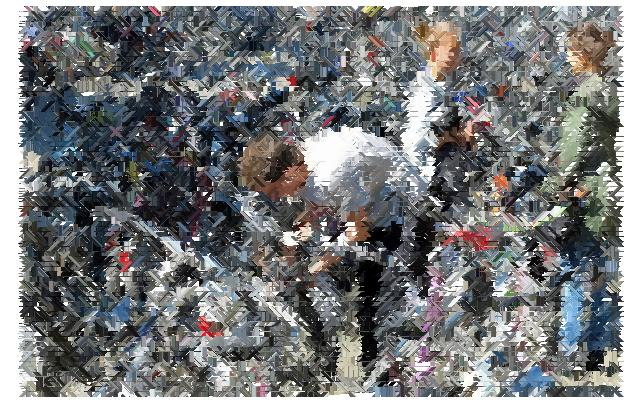
%> input picture projet/code/bikes_test_ones.jpg, 640 x 417 px
$ octave --eval "result = harris(imread('../../projet/code/bikes_test_ones.jpg'));"   (GNU Octave 9; MATLAB toolbox functions it lacks are replaced by stand-ins)
%> lines starting %> are read from the running program, lines starting %| are printed output that depends on the picture; in (x1, y1, x2, y2) boxes, pixels count from 0 and x2, y2 are one past the last pixel; in counts of white or black regions, pixels touching at a corner belong together; the program's own positions count from 1

% Sample code for detecting Harris corners, following
% Brown et al, CVPR 2005
%        by Alyosha Efros, so probably buggy...

function [x,y,v] = harris(imrgb);
im = im2double(rgb2gray(imrgb));
g1 = fspecial('gaussian', 9,1);  % Gaussian with sigma_d
g2 = fspecial('gaussian', 11,1.5); % Gaussian with sigma_i
img1 = conv2(im,g1,'same');  % blur image with sigma_d
Ix = conv2(img1,[-1 0 1],'same');  % take x derivative
Iy = conv2(img1,[-1;0;1],'same');  % take y derivative

% Compute elements of the Harris matrix H
%%% we can use blur instead of the summing window
Ix2 = conv2(Ix.*Ix,g2,'same');
Iy2 = conv2(Iy.*Iy,g2,'same');
IxIy = conv2(Ix.*Iy,g2,'same');
R = (Ix2.*Iy2 - IxIy.*IxIy) ... % det(H)
    ./ (Ix2 + Iy2 + eps);       % trace(H) + epsilon

% don't want corners close to image border
R([1:15, end-16:end], :) = 0;
R(:,[1:15,end-16:end]) = 0;

% non-maxima supression within 3x3 windows
nonmax = inline('max(x)');
Rmax = colfilt(R,[3 3],'sliding',nonmax); % find neighbrhood max
Rnm = R.*(R == Rmax);  % supress non-max

% extract all interest points
[y,x,v] = find(Rnm);

% show 'em
imagesc(im);
colormap(gray);
hold on;
plot(x,y,'r.');
hold off;
%> in harris, `img1 = conv2(im,g1,'same');`:
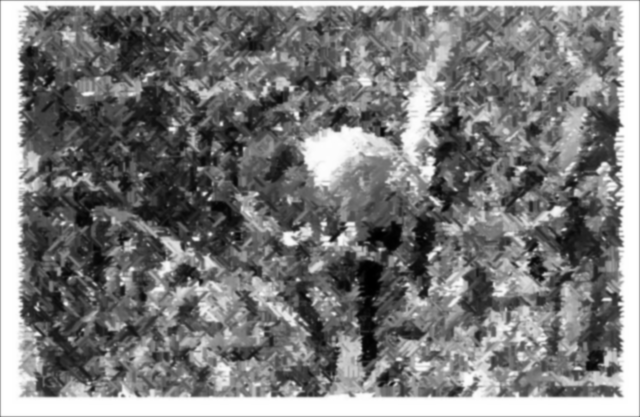
%> img1: size 417x640 double; min 6e-07, max 1, mean 0.486
%> in harris, `Ix = conv2(img1,[-1 0 1],'same');`:
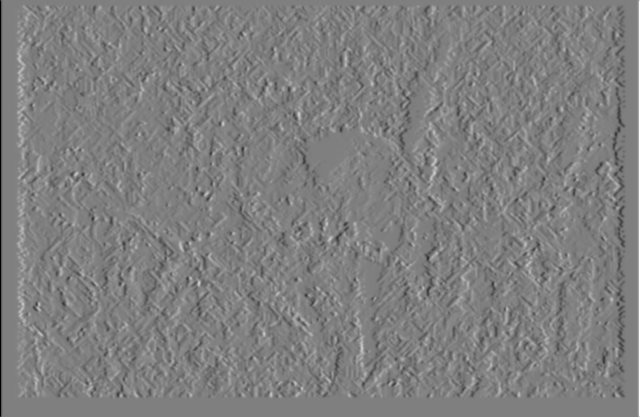
%> Ix: size 417x640 double; min -0.941, max 0.941, mean 7.35e-19; drawn with min black and max white
%> in harris, `Iy = conv2(img1,[-1;0;1],'same');`:
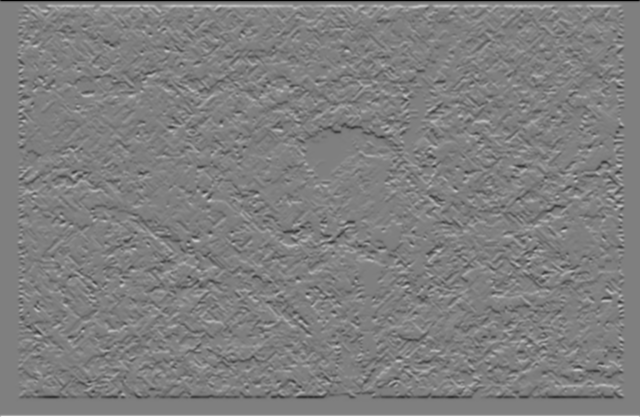
%> Iy: size 417x640 double; min -0.941, max 0.941, mean -1.61e-05; drawn with min black and max white
%> in harris, `IxIy = conv2(Ix.*Iy,g2,'same');`:
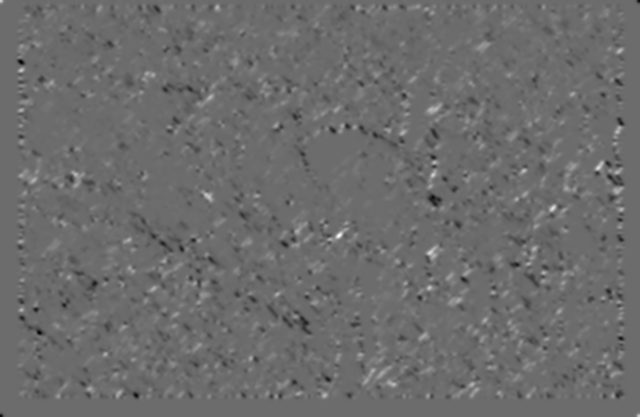
%> IxIy: size 417x640 double; min -0.0645, max 0.0876, mean 0.000268; drawn with min black and max white
%> in harris, `R([1:15, end-16:end], :) = 0;`:
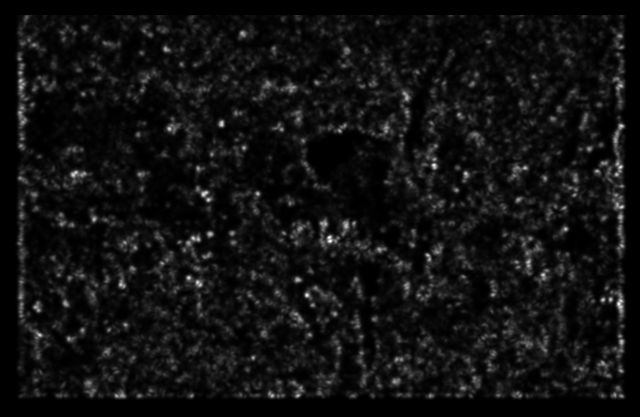
%> R: size 417x640 double; min 0, max 0.0369, mean 0.00251; drawn with min black and max white
%> in harris, `R(:,[1:15,end-16:end]) = 0;`: R: size 417x640 double; 2.71% of pixels changed, all inside (x1, y1, x2, y2) = (6, 15, 634, 400)
%> in harris, `Rnm = R.*(R == Rmax);`:
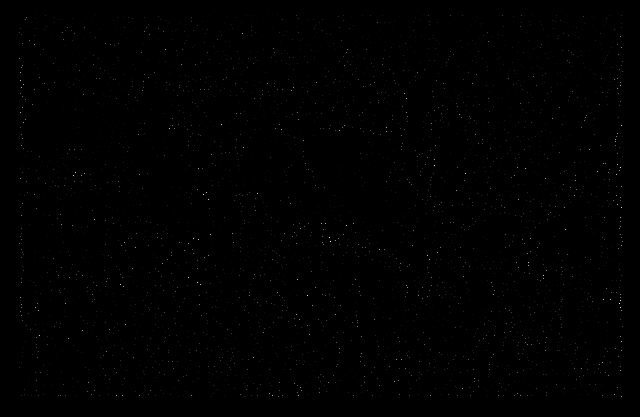
%> Rnm: size 417x640 double; min 0, max 0.0369, mean 8.53e-05; drawn with min black and max white
%> in harris, `[y,x,v] = find(Rnm);`: y = 3438 values from 16 to 397; x = 3438 values from 20 to 623; v = 3438 values from 1.63e-06 to 0.0369
%> `result = harris(imread('../../projet/code/bikes_test_ones.jpg'));`:
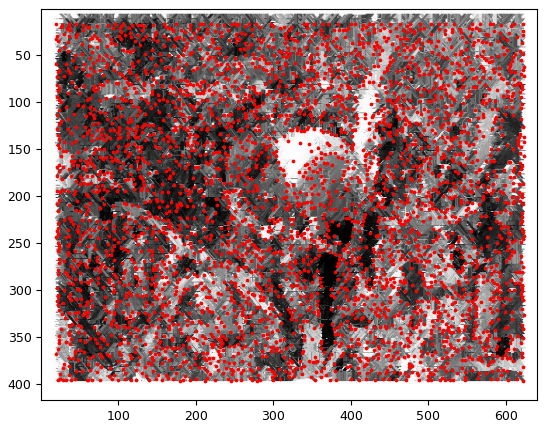
%> figure redrawn from the program's plot data
%> `result = harris(imread('../../projet/code/bikes_test_ones.jpg'));`: result = 3438 values from 20 to 623
